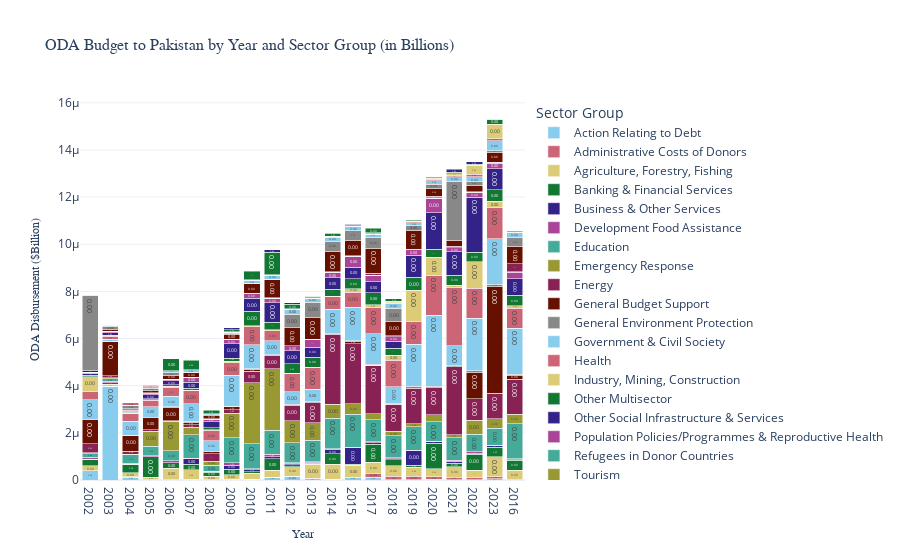

Notebook code for this chart:
### Markdown cell above
Bar Chart by Sector-Name and additonal column added in CRS_Data

### Code cell
sector_category = pd.read_csv("sectorgroup.csv")

# Clean column names
crs_data.columns = crs_data.columns.str.strip()
sector_category.columns = sector_category.columns.str.strip()

# Merge group-name into crs_data and assign directly back to crs_data
crs_data = crs_data.merge(
    sector_category[['code', 'group-name']],
    left_on="sector_code",
    right_on="code",
    how="left"
)

# Rename 'group-name' to 'sector-group'
#crs_data.rename(columns={"group-name": "sector-group"}, inplace=True)

# Drop the extra 'code' column used for merging
#crs_data.drop(columns=["code"], inplace=True)

# Overwrite the existing file (only do this if you're sure!)
#crs_data.to_csv("crs_data.csv", index=False)

# Optional: Show updated column names
print(crs_data.columns)

crs_data.columns = crs_data.columns.str.strip()

#Convert 'value' from million to billion
crs_data["value"] = crs_data["value"] / 1000  # 1,000 million = 1 billion

# Group by year and sector-group, sum the values
grouped = crs_data.groupby(["year", "sector-group"], as_index=False)["value"].sum()

# Rename columns for clarity
grouped.columns = ["year", "sector_group", "total_value"]

# Ensure year is treated as a category for better bar spacing
grouped["year"] = grouped["year"].astype(str)

# Create bar chart
fig = px.bar(
    grouped,
    x="year",
    y="total_value",
    color="sector_group",
    text="total_value",  # Show actual values on bars
    title="ODA Budget to Pakistan by Year and Sector Group (in Billions)",
    labels={
        "year": "Year",
        "total_value": "ODA Disbursement ($Billion)",
        "sector_group": "Sector Group"
    },
    color_discrete_sequence=px.colors.qualitative.Safe
)

# Customize layout
fig.update_layout(
    barmode="stack",
    title_font=dict(family="Arial", size=16),
    xaxis_title_font=dict(family="Arial", size=12),
    yaxis_title_font=dict(family="Arial", size=12),
    legend_title="Sector Group",
    template="plotly_white"
)

# format the bar labels for better readability
fig.update_traces(texttemplate='%{text:.2f}', textposition='inside')

fig.show()

### Figure 1 — Plotly figure (JSON) as saved in the notebook; plotly's stock layout.template omitted (floating-point values rounded to 4 significant figures)
{"data": [{"alignmentgroup": "True", "hovertemplate": "Sector Group=Action Relating to Debt<br>Year=%{x}<br>ODA Disbursement ($Billion)=%{text}<extra></extra>", "legendgroup": "Action Relating to Debt", "marker": {"color": "rgb(136, 204, 238)", "pattern": {"shape": ""}}, "name": "Action Relating to Debt", "offsetgroup": "Action Relating to Debt", "orientation": "v", "showlegend": true, "text": [3.882e-07, 3.981e-06, 1.265e-07, 5.68e-10, 1.157e-08, 1.955e-08, 8.459e-09, 1.461e-08, 2.702e-08, 1.191e-07, 1.572e-07, 6.296e-08, 2.252e-08, 9.12e-08, 1.176e-07, 1.085e-08, 7.86e-09, 2.651e-08, 1.006e-08, 1.682e-08, 5.463e-08], "textposition": "inside", "texttemplate": "%{text:.2f}", "type": "bar", "x": ["2002", "2003", "2004", "2005", "2006", "2007", "2008", "2009", "2010", "2011", "2012", "2013", "2014", "2015", "2017", "2018", "2019", "2020", "2021", "2022", "2023"], "xaxis": "x", "y": [3.882e-07, 3.981e-06, 1.265e-07, 5.68e-10, 1.157e-08, 1.955e-08, 8.459e-09, 1.461e-08, 2.702e-08, 1.191e-07, 1.572e-07, 6.296e-08, 2.252e-08, 9.12e-08, 1.176e-07, 1.085e-08, 7.86e-09, 2.651e-08, 1.006e-08, 1.682e-08, 5.463e-08], "yaxis": "y"}, {"alignmentgroup": "True", "hovertemplate": "Sector Group=Administrative Costs of Donors<br>Year=%{x}<br>ODA Disbursement ($Billion)=%{text}<extra></extra>", "legendgroup": "Administrative Costs of Donors", "marker": {"color": "rgb(204, 102, 119)", "pattern": {"shape": ""}}, "name": "Administrative Costs of Donors", "offsetgroup": "Administrative Costs of Donors", "orientation": "v", "showlegend": true, "text": [1.347e-10, 1.602e-11, 1.494e-09, 1.195e-10, 1.388e-09, 4.647e-09, 3.72e-09, 7.708e-09, 3.003e-09, 8.288e-09, 8.435e-09, 7.123e-09, 6.163e-09, 2.032e-08, 8.069e-09, 1.767e-07, 1.413e-07, 1.563e-07, 1.059e-07, 1.126e-07, 8.408e-08, 9.17e-08], "textposition": "inside", "texttemplate": "%{text:.2f}", "type": "bar", "x": ["2002", "2003", "2004", "2005", "2006", "2007", "2008", "2009", "2010", "2011", "2012", "2013", "2014", "2015", "2016", "2017", "2018", "2019", "2020", "2021", "2022", "2023"], "xaxis": "x", "y": [1.347e-10, 1.602e-11, 1.494e-09, 1.195e-10, 1.388e-09, 4.647e-09, 3.72e-09, 7.708e-09, 3.003e-09, 8.288e-09, 8.435e-09, 7.123e-09, 6.163e-09, 2.032e-08, 8.069e-09, 1.767e-07, 1.413e-07, 1.563e-07, 1.059e-07, 1.126e-07, 8.408e-08, 9.17e-08], "yaxis": "y"}, {"alignmentgroup": "True", "hovertemplate": "Sector Group=Agriculture, Forestry, Fishing<br>Year=%{x}<br>ODA Disbursement ($Billion)=%{text}<extra></extra>", "legendgroup": "Agriculture, Forestry, Fishing", "marker": {"color": "rgb(221, 204, 119)", "pattern": {"shape": ""}}, "name": "Agriculture, Forestry, Fishing", "offsetgroup": "Agriculture, Forestry, Fishing", "orientation": "v", "showlegend": true, "text": [2.094e-07, 7.587e-08, 1.764e-07, 1.201e-07, 4.768e-07, 4.02e-07, 1.508e-07, 1.994e-07, 2.632e-07, 2.786e-07, 4.053e-07, 6.087e-07, 6.387e-07, 5.146e-07, 4.152e-07, 4.502e-07, 4.507e-07, 3.769e-07, 3.459e-07, 4.344e-07, 3.079e-07, 8.493e-07], "textposition": "inside", "texttemplate": "%{text:.2f}", "type": "bar", "x": ["2002", "2003", "2004", "2005", "2006", "2007", "2008", "2009", "2010", "2011", "2012", "2013", "2014", "2015", "2016", "2017", "2018", "2019", "2020", "2021", "2022", "2023"], "xaxis": "x", "y": [2.094e-07, 7.587e-08, 1.764e-07, 1.201e-07, 4.768e-07, 4.02e-07, 1.508e-07, 1.994e-07, 2.632e-07, 2.786e-07, 4.053e-07, 6.087e-07, 6.387e-07, 5.146e-07, 4.152e-07, 4.502e-07, 4.507e-07, 3.769e-07, 3.459e-07, 4.344e-07, 3.079e-07, 8.493e-07], "yaxis": "y"}, {"alignmentgroup": "True", "hovertemplate": "Sector Group=Banking & Financial Services<br>Year=%{x}<br>ODA Disbursement ($Billion)=%{text}<extra></extra>", "legendgroup": "Banking & Financial Services", "marker": {"color": "rgb(17, 119, 51)", "pattern": {"shape": ""}}, "name": "Banking & Financial Services", "offsetgroup": "Banking & Financial Services", "orientation": "v", "showlegend": true, "text": [2.901e-07, 6.618e-08, 3.668e-07, 8.603e-07, 2.456e-07, 2.366e-07, 1.765e-07, 2.364e-07, 4.937e-08, 5.007e-07, 8.141e-08, 3.727e-08, 4.444e-07, 4.351e-08, 4.207e-07, 7.68e-07, 2.596e-07, 9.33e-08, 1.078e-06, 1.531e-07, 6.849e-07, 3.984e-07], "textposition": "inside", "texttemplate": "%{text:.2f}", "type": "bar", "x": ["2002", "2003", "2004", "2005", "2006", "2007", "2008", "2009", "2010", "2011", "2012", "2013", "2014", "2015", "2016", "2017", "2018", "2019", "2020", "2021", "2022", "2023"], "xaxis": "x", "y": [2.901e-07, 6.618e-08, 3.668e-07, 8.603e-07, 2.456e-07, 2.366e-07, 1.765e-07, 2.364e-07, 4.937e-08, 5.007e-07, 8.141e-08, 3.727e-08, 4.444e-07, 4.351e-08, 4.207e-07, 7.68e-07, 2.596e-07, 9.33e-08, 1.078e-06, 1.531e-07, 6.849e-07, 3.984e-07], "yaxis": "y"}, {"alignmentgroup": "True", "hovertemplate": "Sector Group=Business & Other Services<br>Year=%{x}<br>ODA Disbursement ($Billion)=%{text}<extra></extra>", "legendgroup": "Business & Other Services", "marker": {"color": "rgb(51, 34, 136)", "pattern": {"shape": ""}}, "name": "Business & Other Services", "offsetgroup": "Business & Other Services", "orientation": "v", "showlegend": true, "text": [5.942e-10, 1.571e-09, 1.513e-09, 3.537e-09, 1.287e-09, 2.381e-07, 1.006e-08, 1.731e-07, 9.21e-08, 7.758e-08, 6.255e-08, 4.08e-08, 1.852e-07, 6.981e-07, 2.124e-08, 6.895e-08, 3.719e-08, 5.967e-07, 7.276e-08, 8.294e-08, 3.624e-08, 5.969e-08], "textposition": "inside", "texttemplate": "%{text:.2f}", "type": "bar", "x": ["2002", "2003", "2004", "2005", "2006", "2007", "2008", "2009", "2010", "2011", "2012", "2013", "2014", "2015", "2016", "2017", "2018", "2019", "2020", "2021", "2022", "2023"], "xaxis": "x", "y": [5.942e-10, 1.571e-09, 1.513e-09, 3.537e-09, 1.287e-09, 2.381e-07, 1.006e-08, 1.731e-07, 9.21e-08, 7.758e-08, 6.255e-08, 4.08e-08, 1.852e-07, 6.981e-07, 2.124e-08, 6.895e-08, 3.719e-08, 5.967e-07, 7.276e-08, 8.294e-08, 3.624e-08, 5.969e-08], "yaxis": "y"}, {"alignmentgroup": "True", "hovertemplate": "Sector Group=Development Food Assistance<br>Year=%{x}<br>ODA Disbursement ($Billion)=%{text}<extra></extra>", "legendgroup": "Development Food Assistance", "marker": {"color": "rgb(170, 68, 153)", "pattern": {"shape": ""}}, "name": "Development Food Assistance", "offsetgroup": "Development Food Assistance", "orientation": "v", "showlegend": true, "text": [8.364e-08, 6.23e-08, 3.326e-08, 4.205e-08, 7.279e-08, 2.644e-08, 3.123e-08, 1.003e-07, 5.197e-08, 1.063e-07, 2.434e-08, 2.176e-08, 2.334e-08, 2.834e-08, 2.622e-08, 5.097e-08, 4.084e-08, 3.056e-08, 1.875e-08, 4.8e-08, 7.031e-08, 3.124e-08], "textposition": "inside", "texttemplate": "%{text:.2f}", "type": "bar", "x": ["2002", "2003", "2004", "2005", "2006", "2007", "2008", "2009", "2010", "2011", "2012", "2013", "2014", "2015", "2016", "2017", "2018", "2019", "2020", "2021", "2022", "2023"], "xaxis": "x", "y": [8.364e-08, 6.23e-08, 3.326e-08, 4.205e-08, 7.279e-08, 2.644e-08, 3.123e-08, 1.003e-07, 5.197e-08, 1.063e-07, 2.434e-08, 2.176e-08, 2.334e-08, 2.834e-08, 2.622e-08, 5.097e-08, 4.084e-08, 3.056e-08, 1.875e-08, 4.8e-08, 7.031e-08, 3.124e-08], "yaxis": "y"}, {"alignmentgroup": "True", "hovertemplate": "Sector Group=Education<br>Year=%{x}<br>ODA Disbursement ($Billion)=%{text}<extra></extra>", "legendgroup": "Education", "marker": {"color": "rgb(68, 170, 153)", "pattern": {"shape": ""}}, "name": "Education", "offsetgroup": "Education", "orientation": "v", "showlegend": true, "text": [1.463e-07, 1.166e-07, 3.617e-07, 4.038e-07, 4.283e-07, 9.893e-07, 2.519e-07, 1.055e-06, 1.041e-06, 1.011e-06, 8.42e-07, 9.067e-07, 1.309e-06, 1.393e-06, 1.485e-06, 9.139e-07, 9.323e-07, 9.888e-07, 8.19e-07, 9.51e-07, 7.306e-07, 7.057e-07], "textposition": "inside", "texttemplate": "%{text:.2f}", "type": "bar", "x": ["2002", "2003", "2004", "2005", "2006", "2007", "2008", "2009", "2010", "2011", "2012", "2013", "2014", "2015", "2016", "2017", "2018", "2019", "2020", "2021", "2022", "2023"], "xaxis": "x", "y": [1.463e-07, 1.166e-07, 3.617e-07, 4.038e-07, 4.283e-07, 9.893e-07, 2.519e-07, 1.055e-06, 1.041e-06, 1.011e-06, 8.42e-07, 9.067e-07, 1.309e-06, 1.393e-06, 1.485e-06, 9.139e-07, 9.323e-07, 9.888e-07, 8.19e-07, 9.51e-07, 7.306e-07, 7.057e-07], "yaxis": "y"}, {"alignmentgroup": "True", "hovertemplate": "Sector Group=Emergency Response<br>Year=%{x}<br>ODA Disbursement ($Billion)=%{text}<extra></extra>", "legendgroup": "Emergency Response", "marker": {"color": "rgb(153, 153, 51)", "pattern": {"shape": ""}}, "name": "Emergency Response", "offsetgroup": "Emergency Response", "orientation": "v", "showlegend": true, "text": [3.394e-08, 3.454e-08, 3.272e-08, 6.359e-07, 1.248e-06, 3.129e-07, 1.733e-07, 1.055e-06, 2.609e-06, 2.61e-06, 9.221e-07, 7.522e-07, 5.79e-07, 4.476e-07, 4.123e-07, 2.669e-07, 2.024e-07, 1.452e-07, 2.964e-07, 1.367e-07, 6.027e-07, 4.092e-07], "textposition": "inside", "texttemplate": "%{text:.2f}", "type": "bar", "x": ["2002", "2003", "2004", "2005", "2006", "2007", "2008", "2009", "2010", "2011", "2012", "2013", "2014", "2015", "2016", "2017", "2018", "2019", "2020", "2021", "2022", "2023"], "xaxis": "x", "y": [3.394e-08, 3.454e-08, 3.272e-08, 6.359e-07, 1.248e-06, 3.129e-07, 1.733e-07, 1.055e-06, 2.609e-06, 2.61e-06, 9.221e-07, 7.522e-07, 5.79e-07, 4.476e-07, 4.123e-07, 2.669e-07, 2.024e-07, 1.452e-07, 2.964e-07, 1.367e-07, 6.027e-07, 4.092e-07], "yaxis": "y"}, {"alignmentgroup": "True", "hovertemplate": "Sector Group=Energy<br>Year=%{x}<br>ODA Disbursement ($Billion)=%{text}<extra></extra>", "legendgroup": "Energy", "marker": {"color": "rgb(136, 34, 85)", "pattern": {"shape": ""}}, "name": "Energy", "offsetgroup": "Energy", "orientation": "v", "showlegend": true, "text": [3.961e-07, 9.051e-08, 1.288e-07, 6.471e-08, 2.339e-08, 1.094e-07, 3.136e-07, 1.373e-07, 4.677e-07, 5.721e-07, 6.764e-07, 8.458e-07, 2.965e-06, 2.547e-06, 1.478e-06, 2.057e-06, 1.124e-06, 1.505e-06, 1.141e-06, 2.866e-06, 9.178e-07, 1.072e-06], "textposition": "inside", "texttemplate": "%{text:.2f}", "type": "bar", "x": ["2002", "2003", "2004", "2005", "2006", "2007", "2008", "2009", "2010", "2011", "2012", "2013", "2014", "2015", "2016", "2017", "2018", "2019", "2020", "2021", "2022", "2023"], "xaxis": "x", "y": [3.961e-07, 9.051e-08, 1.288e-07, 6.471e-08, 2.339e-08, 1.094e-07, 3.136e-07, 1.373e-07, 4.677e-07, 5.721e-07, 6.764e-07, 8.458e-07, 2.965e-06, 2.547e-06, 1.478e-06, 2.057e-06, 1.124e-06, 1.505e-06, 1.141e-06, 2.866e-06, 9.178e-07, 1.072e-06], "yaxis": "y"}, {"alignmentgroup": "True", "hovertemplate": "Sector Group=General Budget Support<br>Year=%{x}<br>ODA Disbursement ($Billion)=%{text}<extra></extra>", "legendgroup": "General Budget Support", "marker": {"color": "rgb(102, 17, 0)", "pattern": {"shape": ""}}, "name": "General Budget Support", "offsetgroup": "General Budget Support", "orientation": "v", "showlegend": true, "text": [9.972e-07, 1.442e-06, 6.45e-07, 4.998e-07, 5.703e-07, 1.154e-07, 7.19e-08, 1.326e-07, 9.852e-08, 1.099e-07, 1.75e-07, 4.81e-10, 1.13e-08, 6.11e-09, 1.707e-10, 1.126e-06, 4.527e-06], "textposition": "inside", "texttemplate": "%{text:.2f}", "type": "bar", "x": ["2002", "2003", "2004", "2005", "2006", "2007", "2008", "2009", "2010", "2015", "2016", "2017", "2018", "2020", "2021", "2022", "2023"], "xaxis": "x", "y": [9.972e-07, 1.442e-06, 6.45e-07, 4.998e-07, 5.703e-07, 1.154e-07, 7.19e-08, 1.326e-07, 9.852e-08, 1.099e-07, 1.75e-07, 4.81e-10, 1.13e-08, 6.11e-09, 1.707e-10, 1.126e-06, 4.527e-06], "yaxis": "y"}, {"alignmentgroup": "True", "hovertemplate": "Sector Group=General Environment Protection<br>Year=%{x}<br>ODA Disbursement ($Billion)=%{text}<extra></extra>", "legendgroup": "General Environment Protection", "marker": {"color": "rgb(136, 136, 136)", "pattern": {"shape": ""}}, "name": "General Environment Protection", "offsetgroup": "General Environment Protection", "orientation": "v", "showlegend": true, "text": [1.376e-08, 2.038e-08, 2.187e-08, 1.989e-08, 2.253e-08, 3.488e-08, 1.764e-08, 2.234e-08, 2.722e-08, 3.699e-08, 4.023e-08, 6.496e-08, 2.75e-08, 2.03e-08, 4.187e-08, 4.94e-08, 4.722e-08, 6.768e-08, 6.899e-08, 5.742e-08, 6.314e-08, 1.059e-07], "textposition": "inside", "texttemplate": "%{text:.2f}", "type": "bar", "x": ["2002", "2003", "2004", "2005", "2006", "2007", "2008", "2009", "2010", "2011", "2012", "2013", "2014", "2015", "2016", "2017", "2018", "2019", "2020", "2021", "2022", "2023"], "xaxis": "x", "y": [1.376e-08, 2.038e-08, 2.187e-08, 1.989e-08, 2.253e-08, 3.488e-08, 1.764e-08, 2.234e-08, 2.722e-08, 3.699e-08, 4.023e-08, 6.496e-08, 2.75e-08, 2.03e-08, 4.187e-08, 4.94e-08, 4.722e-08, 6.768e-08, 6.899e-08, 5.742e-08, 6.314e-08, 1.059e-07], "yaxis": "y"}, {"alignmentgroup": "True", "hovertemplate": "Sector Group=Government & Civil Society<br>Year=%{x}<br>ODA Disbursement ($Billion)=%{text}<extra></extra>", "legendgroup": "Government & Civil Society", "marker": {"color": "rgb(136, 204, 238)", "pattern": {"shape": ""}}, "name": "Government & Civil Society", "offsetgroup": "Government & Civil Society", "orientation": "v", "showlegend": true, "text": [8.531e-07, 7.184e-08, 5.94e-07, 4.672e-07, 4.501e-07, 7.464e-07, 4.515e-07, 1.312e-06, 9.985e-07, 5.801e-07, 5.253e-07, 5.095e-07, 1.035e-06, 1.411e-06, 1.963e-06, 1.279e-06, 7.039e-07, 1.781e-06, 3.008e-06, 8.381e-07, 2.219e-06, 1.919e-06], "textposition": "inside", "texttemplate": "%{text:.2f}", "type": "bar", "x": ["2002", "2003", "2004", "2005", "2006", "2007", "2008", "2009", "2010", "2011", "2012", "2013", "2014", "2015", "2016", "2017", "2018", "2019", "2020", "2021", "2022", "2023"], "xaxis": "x", "y": [8.531e-07, 7.184e-08, 5.94e-07, 4.672e-07, 4.501e-07, 7.464e-07, 4.515e-07, 1.312e-06, 9.985e-07, 5.801e-07, 5.253e-07, 5.095e-07, 1.035e-06, 1.411e-06, 1.963e-06, 1.279e-06, 7.039e-07, 1.781e-06, 3.008e-06, 8.381e-07, 2.219e-06, 1.919e-06], "yaxis": "y"}, {"alignmentgroup": "True", "hovertemplate": "Sector Group=Health<br>Year=%{x}<br>ODA Disbursement ($Billion)=%{text}<extra></extra>", "legendgroup": "Health", "marker": {"color": "rgb(204, 102, 119)", "pattern": {"shape": ""}}, "name": "Health", "offsetgroup": "Health", "orientation": "v", "showlegend": true, "text": [3.304e-07, 1.329e-07, 3.114e-07, 2.678e-07, 3.787e-07, 5.643e-07, 4.505e-07, 5.278e-07, 7.688e-07, 4.344e-07, 7.523e-07, 8.975e-07, 5.273e-07, 6.374e-07, 8.468e-07, 1.115e-06, 1.114e-06, 9.761e-07, 1.701e-06, 2.492e-06, 1.284e-06, 1.339e-06], "textposition": "inside", "texttemplate": "%{text:.2f}", "type": "bar", "x": ["2002", "2003", "2004", "2005", "2006", "2007", "2008", "2009", "2010", "2011", "2012", "2013", "2014", "2015", "2016", "2017", "2018", "2019", "2020", "2021", "2022", "2023"], "xaxis": "x", "y": [3.304e-07, 1.329e-07, 3.114e-07, 2.678e-07, 3.787e-07, 5.643e-07, 4.505e-07, 5.278e-07, 7.688e-07, 4.344e-07, 7.523e-07, 8.975e-07, 5.273e-07, 6.374e-07, 8.468e-07, 1.115e-06, 1.114e-06, 9.761e-07, 1.701e-06, 2.492e-06, 1.284e-06, 1.339e-06], "yaxis": "y"}, {"alignmentgroup": "True", "hovertemplate": "Sector Group=Industry, Mining, Construction<br>Year=%{x}<br>ODA Disbursement ($Billion)=%{text}<extra></extra>", "legendgroup": "Industry, Mining, Construction", "marker": {"color": "rgb(221, 204, 119)", "pattern": {"shape": ""}}, "name": "Industry, Mining, Construction", "offsetgroup": "Industry, Mining, Construction", "orientation": "v", "showlegend": true, "text": [6.459e-07, 2.1e-08, 3.862e-08, 2.182e-08, 3.642e-08, 9.009e-09, 1.67e-08, 7.038e-08, 4.616e-08, 4.293e-08, 2.071e-08, 2.484e-08, 2.16e-08, 1.517e-07, 1.05e-07, 1.21e-07, 2.107e-07, 1.327e-06, 7.659e-07, 6.98e-08, 1.116e-06, 2.524e-07], "textposition": "inside", "texttemplate": "%{text:.2f}", "type": "bar", "x": ["2002", "2003", "2004", "2005", "2006", "2007", "2008", "2009", "2010", "2011", "2012", "2013", "2014", "2015", "2016", "2017", "2018", "2019", "2020", "2021", "2022", "2023"], "xaxis": "x", "y": [6.459e-07, 2.1e-08, 3.862e-08, 2.182e-08, 3.642e-08, 9.009e-09, 1.67e-08, 7.038e-08, 4.616e-08, 4.293e-08, 2.071e-08, 2.484e-08, 2.16e-08, 1.517e-07, 1.05e-07, 1.21e-07, 2.107e-07, 1.327e-06, 7.659e-07, 6.98e-08, 1.116e-06, 2.524e-07], "yaxis": "y"}, {"alignmentgroup": "True", "hovertemplate": "Sector Group=Other Multisector<br>Year=%{x}<br>ODA Disbursement ($Billion)=%{text}<extra></extra>", "legendgroup": "Other Multisector", "marker": {"color": "rgb(17, 119, 51)", "pattern": {"shape": ""}}, "name": "Other Multisector", "offsetgroup": "Other Multisector", "orientation": "v", "showlegend": true, "text": [4.841e-08, 1.962e-08, 3.067e-08, 4.096e-08, 8.308e-08, 8.35e-08, 8.137e-08, 1.118e-07, 6.181e-07, 3.208e-07, 4.028e-07, 4.184e-07, 3.064e-07, 4.269e-07, 4.383e-07, 4.994e-07, 3.033e-07, 5.421e-07, 3.353e-07, 4.416e-07, 4.095e-07, 5.036e-07], "textposition": "inside", "texttemplate": "%{text:.2f}", "type": "bar", "x": ["2002", "2003", "2004", "2005", "2006", "2007", "2008", "2009", "2010", "2011", "2012", "2013", "2014", "2015", "2016", "2017", "2018", "2019", "2020", "2021", "2022", "2023"], "xaxis": "x", "y": [4.841e-08, 1.962e-08, 3.067e-08, 4.096e-08, 8.308e-08, 8.35e-08, 8.137e-08, 1.118e-07, 6.181e-07, 3.208e-07, 4.028e-07, 4.184e-07, 3.064e-07, 4.269e-07, 4.383e-07, 4.994e-07, 3.033e-07, 5.421e-07, 3.353e-07, 4.416e-07, 4.095e-07, 5.036e-07], "yaxis": "y"}, {"alignmentgroup": "True", "hovertemplate": "Sector Group=Other Social Infrastructure & Services<br>Year=%{x}<br>ODA Disbursement ($Billion)=%{text}<extra></extra>", "legendgroup": "Other Social Infrastructure & Services", "marker": {"color": "rgb(51, 34, 136)", "pattern": {"shape": ""}}, "name": "Other Social Infrastructure & Services", "offsetgroup": "Other Social Infrastructure & Services", "orientation": "v", "showlegend": true, "text": [8.42e-08, 1.17e-07, 5.335e-08, 1.613e-07, 1.661e-07, 2.456e-07, 2.596e-07, 6.321e-07, 5.535e-07, 8.181e-07, 5.527e-07, 4.303e-07, 4.813e-07, 4.849e-07, 6.933e-07, 4.784e-07, 2.938e-07, 9.406e-07, 1.543e-06, 9.814e-07, 2.326e-06, 8.843e-07], "textposition": "inside", "texttemplate": "%{text:.2f}", "type": "bar", "x": ["2002", "2003", "2004", "2005", "2006", "2007", "2008", "2009", "2010", "2011", "2012", "2013", "2014", "2015", "2016", "2017", "2018", "2019", "2020", "2021", "2022", "2023"], "xaxis": "x", "y": [8.42e-08, 1.17e-07, 5.335e-08, 1.613e-07, 1.661e-07, 2.456e-07, 2.596e-07, 6.321e-07, 5.535e-07, 8.181e-07, 5.527e-07, 4.303e-07, 4.813e-07, 4.849e-07, 6.933e-07, 4.784e-07, 2.938e-07, 9.406e-07, 1.543e-06, 9.814e-07, 2.326e-06, 8.843e-07], "yaxis": "y"}, {"alignmentgroup": "True", "hovertemplate": "Sector Group=Population Policies/Programmes & Reproductive Health<br>Year=%{x}<br>ODA Disbursement ($Billion)=%{text}<extra></extra>", "legendgroup": "Population Policies/Programmes & Reproductive Health", "marker": {"color": "rgb(170, 68, 153)", "pattern": {"shape": ""}}, "name": "Population Policies/Programmes & Reproductive Health", "offsetgroup": "Population Policies/Programmes & Reproductive Health", "orientation": "v", "showlegend": true, "text": [3.5e-08, 5.044e-08, 4.285e-08, 7.44e-08, 5.659e-08, 2.17e-07, 1.172e-07, 1.825e-07, 1.882e-07, 1.888e-07, 2.138e-07, 3.313e-07, 2.387e-07, 4.677e-07, 2.926e-07, 2.721e-07, 1.889e-07, 2.28e-07, 6.125e-07, 1.76e-07, 2e-07, 2.315e-07], "textposition": "inside", "texttemplate": "%{text:.2f}", "type": "bar", "x": ["2002", "2003", "2004", "2005", "2006", "2007", "2008", "2009", "2010", "2011", "2012", "2013", "2014", "2015", "2016", "2017", "2018", "2019", "2020", "2021", "2022", "2023"], "xaxis": "x", "y": [3.5e-08, 5.044e-08, 4.285e-08, 7.44e-08, 5.659e-08, 2.17e-07, 1.172e-07, 1.825e-07, 1.882e-07, 1.888e-07, 2.138e-07, 3.313e-07, 2.387e-07, 4.677e-07, 2.926e-07, 2.721e-07, 1.889e-07, 2.28e-07, 6.125e-07, 1.76e-07, 2e-07, 2.315e-07], "yaxis": "y"}, {"alignmentgroup": "True", "hovertemplate": "Sector Group=Refugees in Donor Countries<br>Year=%{x}<br>ODA Disbursement ($Billion)=%{text}<extra></extra>", "legendgroup": "Refugees in Donor Countries", "marker": {"color": "rgb(68, 170, 153)", "pattern": {"shape": ""}}, "name": "Refugees in Donor Countries", "offsetgroup": "Refugees in Donor Countries", "orientation": "v", "showlegend": true, "text": [8.139e-09, 4.989e-09, 4.038e-09, 2.05e-08, 1.65e-09, 4.51e-10, 1.789e-10, 3.01e-10, 3.41e-10, 1.077e-09, 2.062e-09, 3.228e-09, 3.572e-09, 2.35e-09, 1.363e-09, 7.08e-13], "textposition": "inside", "texttemplate": "%{text:.2f}", "type": "bar", "x": ["2002", "2003", "2004", "2005", "2006", "2007", "2008", "2011", "2012", "2013", "2016", "2017", "2018", "2019", "2020", "2021"], "xaxis": "x", "y": [8.139e-09, 4.989e-09, 4.038e-09, 2.05e-08, 1.65e-09, 4.51e-10, 1.789e-10, 3.01e-10, 3.41e-10, 1.077e-09, 2.062e-09, 3.228e-09, 3.572e-09, 2.35e-09, 1.363e-09, 7.08e-13], "yaxis": "y"}, {"alignmentgroup": "True", "hovertemplate": "Sector Group=Tourism<br>Year=%{x}<br>ODA Disbursement ($Billion)=%{text}<extra></extra>", "legendgroup": "Tourism", "marker": {"color": "rgb(153, 153, 51)", "pattern": {"shape": ""}}, "name": "Tourism", "offsetgroup": "Tourism", "orientation": "v", "showlegend": true, "text": [3.036e-10, 2.58e-10, 5.06e-11, -8.47e-11, 3.699e-11, 1.422e-10, 6.692e-09, 1.237e-11, 7.079e-11, 3.76e-11, 3.408e-10, 3.811e-10, 3.28e-09, 1.281e-10, 7.93e-10, 3.3e-09, 1.717e-08, 1.052e-08, 1.054e-08, 1.544e-08], "textposition": "inside", "texttemplate": "%{text:.2f}", "type": "bar", "x": ["2002", "2003", "2004", "2005", "2006", "2007", "2008", "2009", "2010", "2011", "2014", "2015", "2016", "2017", "2018", "2019", "2020", "2021", "2022", "2023"], "xaxis": "x", "y": [3.036e-10, 2.58e-10, 5.06e-11, -8.47e-11, 3.699e-11, 1.422e-10, 6.692e-09, 1.237e-11, 7.079e-11, 3.76e-11, 3.408e-10, 3.811e-10, 3.28e-09, 1.281e-10, 7.93e-10, 3.3e-09, 1.717e-08, 1.052e-08, 1.054e-08, 1.544e-08], "yaxis": "y"}, {"alignmentgroup": "True", "hovertemplate": "Sector Group=Trade Policies & Regulations<br>Year=%{x}<br>ODA Disbursement ($Billion)=%{text}<extra></extra>", "legendgroup": "Trade Policies & Regulations", "marker": {"color": "rgb(136, 34, 85)", "pattern": {"shape": ""}}, "name": "Trade Policies & Regulations", "offsetgroup": "Trade Policies & Regulations", "orientation": "v", "showlegend": true, "text": [1.325e-09, 1.668e-09, 3.262e-10, 5.088e-09, 3.719e-09, 4.7e-10, 1.914e-09, 1.032e-08, 1.416e-08, 1.753e-08, 1.493e-08, 2.033e-08, 1.657e-08, 1.47e-08, 3.383e-07, 8.292e-08, 3.716e-08, 2.714e-08, 7.545e-08, 4.455e-08, 1.809e-08, 3.753e-08], "textposition": "inside", "texttemplate": "%{text:.2f}", "type": "bar", "x": ["2002", "2003", "2004", "2005", "2006", "2007", "2008", "2009", "2010", "2011", "2012", "2013", "2014", "2015", "2016", "2017", "2018", "2019", "2020", "2021", "2022", "2023"], "xaxis": "x", "y": [1.325e-09, 1.668e-09, 3.262e-10, 5.088e-09, 3.719e-09, 4.7e-10, 1.914e-09, 1.032e-08, 1.416e-08, 1.753e-08, 1.493e-08, 2.033e-08, 1.657e-08, 1.47e-08, 3.383e-07, 8.292e-08, 3.716e-08, 2.714e-08, 7.545e-08, 4.455e-08, 1.809e-08, 3.753e-08], "yaxis": "y"}, {"alignmentgroup": "True", "hovertemplate": "Sector Group=Transport & Storage<br>Year=%{x}<br>ODA Disbursement ($Billion)=%{text}<extra></extra>", "legendgroup": "Transport & Storage", "marker": {"color": "rgb(102, 17, 0)", "pattern": {"shape": ""}}, "name": "Transport & Storage", "offsetgroup": "Transport & Storage", "orientation": "v", "showlegend": true, "text": [6.294e-08, 5.888e-08, 4.966e-08, 6.647e-08, 1.575e-07, 1.897e-07, 1.611e-07, 2.107e-07, 4.112e-07, 7.978e-07, 7.639e-07, 9.164e-07, 8.663e-07, 6.61e-07, 7.534e-07, 1.069e-06, 6.031e-07, 8.004e-07, 3.48e-07, 2.632e-07, 2.807e-07, 4.132e-07], "textposition": "inside", "texttemplate": "%{text:.2f}", "type": "bar", "x": ["2002", "2003", "2004", "2005", "2006", "2007", "2008", "2009", "2010", "2011", "2012", "2013", "2014", "2015", "2016", "2017", "2018", "2019", "2020", "2021", "2022", "2023"], "xaxis": "x", "y": [6.294e-08, 5.888e-08, 4.966e-08, 6.647e-08, 1.575e-07, 1.897e-07, 1.611e-07, 2.107e-07, 4.112e-07, 7.978e-07, 7.639e-07, 9.164e-07, 8.663e-07, 6.61e-07, 7.534e-07, 1.069e-06, 6.031e-07, 8.004e-07, 3.48e-07, 2.632e-07, 2.807e-07, 4.132e-07], "yaxis": "y"}, {"alignmentgroup": "True", "hovertemplate": "Sector Group=Unallocated / Unspecified<br>Year=%{x}<br>ODA Disbursement ($Billion)=%{text}<extra></extra>", "legendgroup": "Unallocated / Unspecified", "marker": {"color": "rgb(136, 136, 136)", "pattern": {"shape": ""}}, "name": "Unallocated / Unspecified", "offsetgroup": "Unallocated / Unspecified", "orientation": "v", "showlegend": true, "text": [3.19e-06, 1.595e-07, 1.341e-07, 1.256e-07, 1.147e-07, 1.919e-08, 5.336e-09, 8.024e-09, 1.537e-08, 7.563e-10, 5.666e-07, 6.448e-07, 4.296e-07, 3.958e-07, 3.69e-07, 4.611e-07, 5.799e-07, 2.133e-07, 1.653e-07, 2.495e-06, 1.478e-07, 6.79e-08], "textposition": "inside", "texttemplate": "%{text:.2f}", "type": "bar", "x": ["2002", "2003", "2004", "2005", "2006", "2007", "2008", "2009", "2010", "2011", "2012", "2013", "2014", "2015", "2016", "2017", "2018", "2019", "2020", "2021", "2022", "2023"], "xaxis": "x", "y": [3.19e-06, 1.595e-07, 1.341e-07, 1.256e-07, 1.147e-07, 1.919e-08, 5.336e-09, 8.024e-09, 1.537e-08, 7.563e-10, 5.666e-07, 6.448e-07, 4.296e-07, 3.958e-07, 3.69e-07, 4.611e-07, 5.799e-07, 2.133e-07, 1.653e-07, 2.495e-06, 1.478e-07, 6.79e-08], "yaxis": "y"}, {"alignmentgroup": "True", "hovertemplate": "Sector Group=Water Supply & Sanitation<br>Year=%{x}<br>ODA Disbursement ($Billion)=%{text}<extra></extra>", "legendgroup": "Water Supply & Sanitation", "marker": {"color": "rgb(136, 204, 238)", "pattern": {"shape": ""}}, "name": "Water Supply & Sanitation", "offsetgroup": "Water Supply & Sanitation", "orientation": "v", "showlegend": true, "text": [1.632e-08, 2.561e-08, 1.555e-08, 4.385e-08, 8.702e-08, 1.12e-07, 5.128e-08, 6.708e-08, 1.376e-07, 1.664e-07, 2.185e-07, 1.711e-07, 1.655e-07, 1.883e-07, 1.928e-07, 1.165e-07, 1.921e-07, 9.739e-08, 1.408e-07, 1.911e-07, 2.077e-07, 4.141e-07], "textposition": "inside", "texttemplate": "%{text:.2f}", "type": "bar", "x": ["2002", "2003", "2004", "2005", "2006", "2007", "2008", "2009", "2010", "2011", "2012", "2013", "2014", "2015", "2016", "2017", "2018", "2019", "2020", "2021", "2022", "2023"], "xaxis": "x", "y": [1.632e-08, 2.561e-08, 1.555e-08, 4.385e-08, 8.702e-08, 1.12e-07, 5.128e-08, 6.708e-08, 1.376e-07, 1.664e-07, 2.185e-07, 1.711e-07, 1.655e-07, 1.883e-07, 1.928e-07, 1.165e-07, 1.921e-07, 9.739e-08, 1.408e-07, 1.911e-07, 2.077e-07, 4.141e-07], "yaxis": "y"}, {"alignmentgroup": "True", "hovertemplate": "Sector Group=Communications<br>Year=%{x}<br>ODA Disbursement ($Billion)=%{text}<extra></extra>", "legendgroup": "Communications", "marker": {"color": "rgb(204, 102, 119)", "pattern": {"shape": ""}}, "name": "Communications", "offsetgroup": "Communications", "orientation": "v", "showlegend": true, "text": [1.846e-09, 1.117e-07, 5.466e-08, 1.167e-09, 2.855e-09, 2.136e-09, 1.08e-09, 9.417e-10, 1.423e-09, 3.731e-09, 1.109e-09, 2.327e-08, 7.793e-10, 3.078e-10, 3.433e-10, 2.881e-08, 3.819e-08, 5.346e-08, 7.112e-08, 1.107e-07, 9.301e-08], "textposition": "inside", "texttemplate": "%{text:.2f}", "type": "bar", "x": ["2003", "2004", "2005", "2006", "2007", "2008", "2009", "2010", "2011", "2012", "2013", "2014", "2015", "2016", "2017", "2018", "2019", "2020", "2021", "2022", "2023"], "xaxis": "x", "y": [1.846e-09, 1.117e-07, 5.466e-08, 1.167e-09, 2.855e-09, 2.136e-09, 1.08e-09, 9.417e-10, 1.423e-09, 3.731e-09, 1.109e-09, 2.327e-08, 7.793e-10, 3.078e-10, 3.433e-10, 2.881e-08, 3.819e-08, 5.346e-08, 7.112e-08, 1.107e-07, 9.301e-08], "yaxis": "y"}, {"alignmentgroup": "True", "hovertemplate": "Sector Group=Disaster Prevention & Preparedness<br>Year=%{x}<br>ODA Disbursement ($Billion)=%{text}<extra></extra>", "legendgroup": "Disaster Prevention & Preparedness", "marker": {"color": "rgb(221, 204, 119)", "pattern": {"shape": ""}}, "name": "Disaster Prevention & Preparedness", "offsetgroup": "Disaster Prevention & Preparedness", "orientation": "v", "showlegend": true, "text": [8.86e-11, 6.785e-09, 6.963e-10, 6.508e-09, 4.86e-09, 1.335e-08, 1.415e-08, 1.819e-08, 1.689e-08, 2.461e-08, 2.039e-08, 3.16e-08, 3.586e-08, 6.132e-08, 6.705e-08, 3.058e-08, 5.931e-08, 6.559e-08, 3.726e-07, 6.08e-07], "textposition": "inside", "texttemplate": "%{text:.2f}", "type": "bar", "x": ["2004", "2005", "2006", "2007", "2008", "2009", "2010", "2011", "2012", "2013", "2014", "2015", "2016", "2017", "2018", "2019", "2020", "2021", "2022", "2023"], "xaxis": "x", "y": [8.86e-11, 6.785e-09, 6.963e-10, 6.508e-09, 4.86e-09, 1.335e-08, 1.415e-08, 1.819e-08, 1.689e-08, 2.461e-08, 2.039e-08, 3.16e-08, 3.586e-08, 6.132e-08, 6.705e-08, 3.058e-08, 5.931e-08, 6.559e-08, 3.726e-07, 6.08e-07], "yaxis": "y"}, {"alignmentgroup": "True", "hovertemplate": "Sector Group=Reconstruction Relief & Rehabilitation<br>Year=%{x}<br>ODA Disbursement ($Billion)=%{text}<extra></extra>", "legendgroup": "Reconstruction Relief & Rehabilitation", "marker": {"color": "rgb(17, 119, 51)", "pattern": {"shape": ""}}, "name": "Reconstruction Relief & Rehabilitation", "offsetgroup": "Reconstruction Relief & Rehabilitation", "orientation": "v", "showlegend": true, "text": [6.278e-09, 4.972e-07, 3.901e-07, 1.435e-07, 9.649e-08, 3.315e-07, 9.524e-07, 1.889e-07, 5.007e-08, 1.143e-07, 4.866e-08, 4.347e-08, 1.909e-07, 9.996e-08, 4.394e-08, 3.978e-08, 5.529e-08, 5.249e-08, 2.273e-07], "textposition": "inside", "texttemplate": "%{text:.2f}", "type": "bar", "x": ["2005", "2006", "2007", "2008", "2009", "2010", "2011", "2012", "2013", "2014", "2015", "2016", "2017", "2018", "2019", "2020", "2021", "2022", "2023"], "xaxis": "x", "y": [6.278e-09, 4.972e-07, 3.901e-07, 1.435e-07, 9.649e-08, 3.315e-07, 9.524e-07, 1.889e-07, 5.007e-08, 1.143e-07, 4.866e-08, 4.347e-08, 1.909e-07, 9.996e-08, 4.394e-08, 3.978e-08, 5.529e-08, 5.249e-08, 2.273e-07], "yaxis": "y"}, {"alignmentgroup": "True", "hovertemplate": "Sector Group=Other Commodity Assistance<br>Year=%{x}<br>ODA Disbursement ($Billion)=%{text}<extra></extra>", "legendgroup": "Other Commodity Assistance", "marker": {"color": "rgb(51, 34, 136)", "pattern": {"shape": ""}}, "name": "Other Commodity Assistance", "offsetgroup": "Other Commodity Assistance", "orientation": "v", "showlegend": true, "text": [8.19e-08, 5.71e-08, 1.014e-07, 5.75e-08, 1.447e-08, 8.57e-09, 7.9e-09, 1.272e-07, 1.024e-07, 3.32e-09], "textposition": "inside", "texttemplate": "%{text:.2f}", "type": "bar", "x": ["2009", "2010", "2011", "2012", "2013", "2014", "2015", "2021", "2022", "2023"], "xaxis": "x", "y": [8.19e-08, 5.71e-08, 1.014e-07, 5.75e-08, 1.447e-08, 8.57e-09, 7.9e-09, 1.272e-07, 1.024e-07, 3.32e-09], "yaxis": "y"}], "layout": {"barmode": "stack", "legend": {"title": {"text": "Sector Group"}, "tracegroupgap": 0}, "title": {"font": {"family": "Arial", "size": 16}, "text": "ODA Budget to Pakistan by Year and Sector Group (in Billions)"}, "xaxis": {"anchor": "y", "domain": [0, 1], "title": {"font": {"family": "Arial", "size": 12}, "text": "Year"}}, "yaxis": {"anchor": "x", "domain": [0, 1], "title": {"font": {"family": "Arial", "size": 12}, "text": "ODA Disbursement ($Billion)"}}}}
